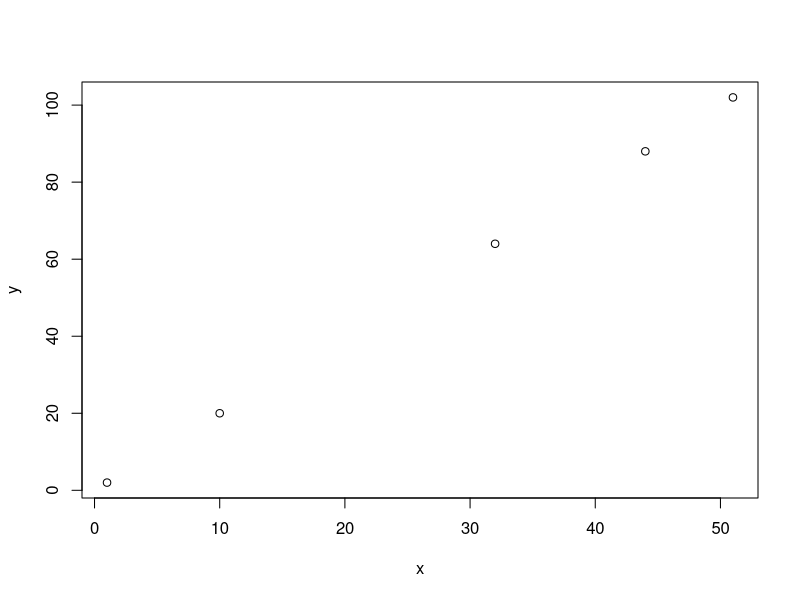
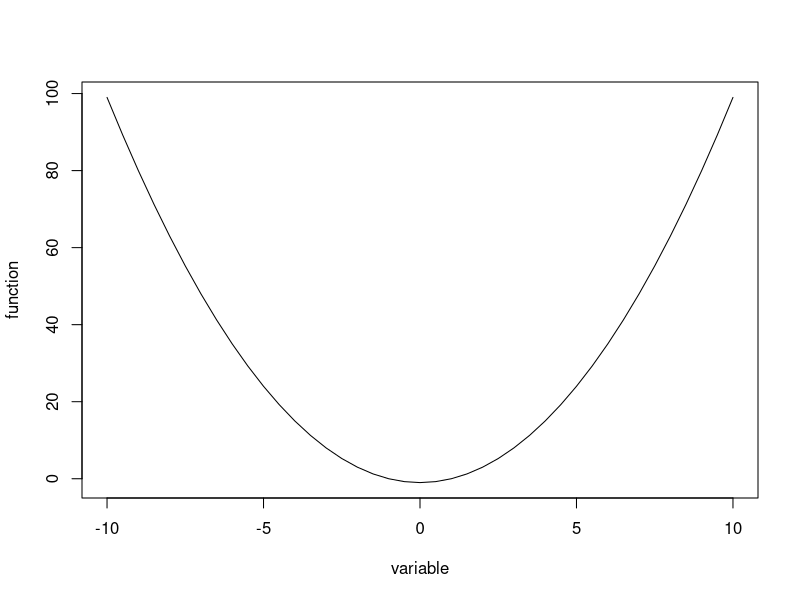

Reproduce these figures in R, in order.
x <- 10
y <- 88
x/y

#question 1
2-3-6+0.5
4+6/5
(4+6)/5
1/2*10/11
5**2-3**3
3/4+25**1/2

#question 2
a <- 1
b <- -2
c <- 0.5

a+2*b+3*c
a**b+10
b/a*c-c/a

#question 3
sqrt(4)
sqrt(101)
sqrt(c(1,10,16,20))

exam1 <- c(82, 45, 53, 91, 70, 10)
exam2 <-c(87, 60, 51, 95, 80, 12)
total <- exam1 + exam2
mean(exam1)
mean(exam2)
sd(exam1)
sd(exam2)

x <- c(1,10,32,44,51)
y <- x*2
plot(x,y)

#question 4
x <- seq(-10,10,by=0.5)
y <- x**2-1
plot(x,y,type="l",xlab="variable", ylab="function")
